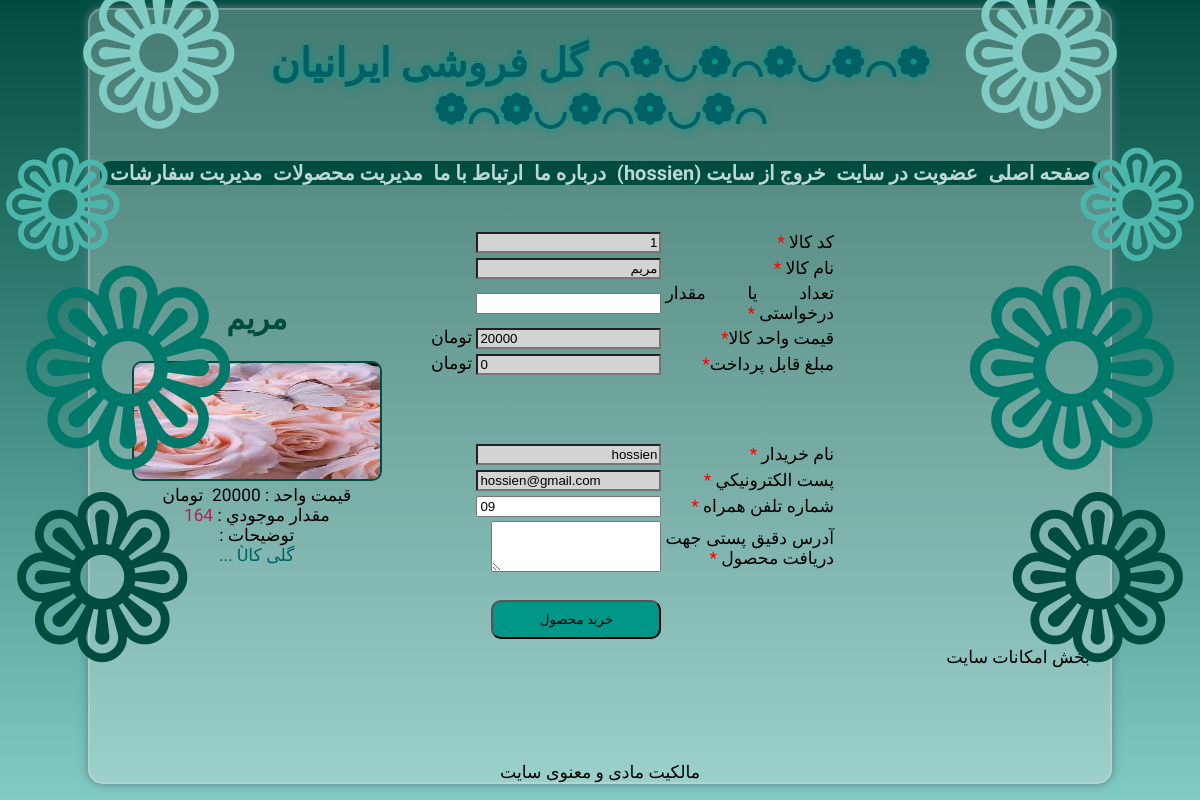
The page /order.php?id=1 (signed in) on the database its author committed.
### tables this page shows
CREATE TABLE `products` (
  `pro_code` int(10) NOT NULL,
  `pro_name` varchar(200) NOT NULL,
  `pro_qty` int(10) NOT NULL,
  `pro_price` float NOT NULL,
  `pro_image` varchar(80) NOT NULL,
  `pro_detail` text NOT NULL
);

CREATE TABLE `users` (
  `realname` varchar(80) NOT NULL,
  `username` varchar(30) NOT NULL,
  `password` varchar(20) NOT NULL,
  `email` varchar(60) NOT NULL,
  `type` tinyint(1) NOT NULL
);

### order.php (the view, shortened to what this page needs)
<?php
include ("includes/header.php");
$link = mysqli_connect("localhost", "root", "", "shop_db");
$pro_code = 0;
if (isset($_GET['id']))
   $pro_code = $_GET['id'];
   ?>
   <?php
$query = "SELECT * FROM products WHERE pro_code='$pro_code'";
$result = mysqli_query($link, $query);
?>
<form name="order" action="action_order.php" method="POST">
   <table style="width: 100%; text-align:justify;">
      <tr>
         <td style="width: 60%;">
            <?php
            if ($row = mysqli_fetch_array($result)) {
               ?>
               <br />
               <table style="width: 100%;" border="0" style="margin-left: auto;margin-right: auto;">
                  <tr>
                     <td style="width: 22%;">کد کالا <span style="color: red;">*</span></td>
                     <td style="width: 78%;"><input type="text" id="pro_code" name="pro_code"
                           value="<?php echo ($pro_code); ?>" style="background-color: lightgray;" readonly /></td>
                  </tr>
                  <tr>
                     <td>نام کالا <span style="color: red;">*</span></td>
                     <td><input type="text" style="text-align: right;background-color: lightgray;" id="pro_name"
                           name="pro_name" value="<?php echo ($row['pro_name']); ?>" readonly /></td>
                  </tr>
                  <tr>
                     <td>تعداد یا مقدار درخواستی <span style="color: red;">*</span></td>
                     <td><input type="text" style="text-align: left;" id="pro_qty" name="pro_qty"
                           onchange="calc_price();" /></td>
                  </tr>
                  <tr>
                     <td>قیمت واحد کالا<span style="color: red;">*</span></td>
                     <td><input type="text" style="text-align: left;background-color: lightgray;" id="pro_price"
                           name="pro_price" value="<?php echo ($row['pro_price']); ?>" readonly /> تومان</td>
                  </tr>
                  <tr>
                     <td>مبلغ قابل پرداخت<span style="color: red;">*</span></td>
                     <td><input type="text" style="text-align: left;background-color: lightgray;" id="total_price"
                           name="total_price" value="0" readonly /> تومان</td>
                  </tr>
                  <?php
                  $query = "SELECT * FROM users WHERE username='{$_SESSION['username']}'";
                  $result = mysqli_query($link, $query);
                  $user_row = mysqli_fetch_array($result);
                  ?>
                  <tr>
                     <td><br /><br /><br /></td>
                     <td></td>
                  </tr>
                  <tr>
                     <td style="width: 40%;">نام خریدار <span style="color: red;">*</span></td>
                     <td style="width: 60%;">
                        <input type="text" id="realname" name="realname" value="<?php echo ($user_row['realname']); ?>"
                           style="background-color: lightgray;" readonly />
                     </td>
                  </tr>
                  <tr>
                     <td>پست الكترونيكي <span style="color: red;">*</span></td>
                     <td><input type="text" style="text-align: left;background-color: lightgray;" id="email" name="email"
                           value="<?php echo ($user_row['email']); ?>" readonly /></td>
                  </tr>
                  <tr>
                     <td>شماره تلفن همراه <span style="color: red;">*</span></td>
                     <td><input type="text" style="text-align: left;" id="mobile" name="mobile" value="09" /></td>
                  </tr>
                  <tr>
                     <td>آدرس دقیق پستی جهت دریافت محصول <span style="color: red;">*</span></td>
                     <td><textarea style="text-align: right;font-family:inherit; width: 170px;" id="address" name="address" cols="30"
                           rows="3" wrap="virtual"></textarea> </td>
                  </tr>
                  <tr>
                     <td><br /><br /><br /><br /></td>
                     <td><input type="button" value="خرید محصول" onclick="check_input();" style="text-decoration: none; background-color:#009688; padding-left:40px; padding-right:40px; padding-top:10px; padding-bottom:10px; border-radius:10px; font-family:inherit; width: 170px; text-align:center;"/></td>
                  </tr>
               </table>
            </td>
            <td>
               <table>
                  <tr>
                     <td style="vertical-align: top;width: 33%; text-align:center; ">
                        <h4 style="color: #004D40; height: 20px; font-size:30px;"><?php echo ($row['pro_name']) ?></h4>
                        <img src="images/products/<?php echo ($row['pro_image']) ?>" width="250px" height="120px" style="border-radius: 10px; border:2px solid #004D40;  object-fill:cover;" />
                        <br />
                        قیمت واحد : <?php echo ($row['pro_price']) ?>&nbsp; تومان
                        <br />
                        مقدار موجودي : <span style="color:#C2185B;"><?php echo ($row['pro_qty']) ?></span>
                        <br />
                        توضيحات : <div style="color:#006064; margin-bottom:5px; width: 100%;">
                           ...</div>
                        <br /><br />
                     </td>
                  </tr>
               </table>
         </tr>
      </table>
   </form>
   <?php
            }
            include ("includes/footer.php");
            ?>

### includes/Header.php (style rules this page uses)
* { box-sizing: border-box; }
body { background-image: linear-gradient(#004D40, #80CBC4); font-family: "Lalezar"; display: flex; align-items: center; justify-content: center; background-attachment: fixed; background-size: cover; position: relative; }

### rows shown on the page
products: pro_name "مریم", pro_price "20000", pro_image (picture), pro_qty "164"
users: realname "hossien", email "hossien@gmail.com"

### other values the page prints
$_SESSION["realname"] "hossien"
